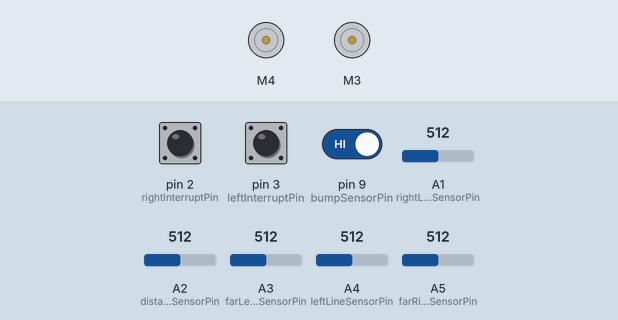
The sketch below on a simulated Arduino Uno, built with avr-gcc and run on an emulated ATmega328P. Shown: 2 × DC motor (green arrow = forward, orange = backward, longer = faster). The test bench sets the inputs (shaded band); at power-on: pin 9 (bumpSensorPin) HIGH, A1 (rightLineSensorPin) = 512, A3 (farLeftLineSensorPin) = 512, A4 (leftLineSensorPin) = 512, pin 2 (rightInterruptPin) HIGH, pin 3 (leftInterruptPin) HIGH, A2 (distanceSensorPin) = 512, A5 (farRightLineSensorPin) = 512. What the sketch prints to the serial monitor is not drawn.

Above: at 1.3 s.
1.4 s: pin 9 (bumpSensorPin) driven LOW
At 3.1 s:
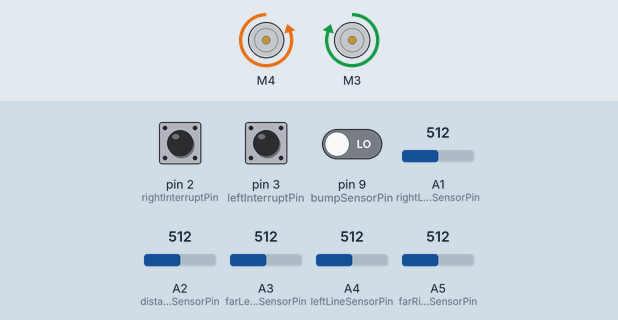
3.6 s: A1 (rightLineSensorPin) set to 312
6.6 s: A1 (rightLineSensorPin) set to 285
At 8.5 s:
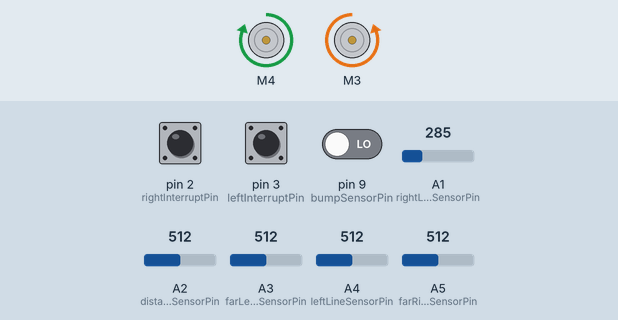
8.8 s: A3 (farLeftLineSensorPin) set to 315
10.3 s: A3 (farLeftLineSensorPin) set to 282
At 12.3 s:
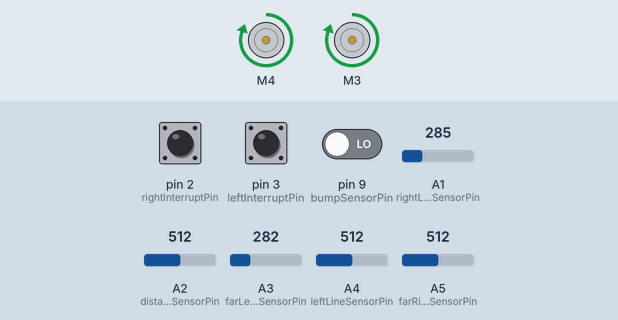
13.3 s: A4 (leftLineSensorPin) set to 308
16.3 s: A4 (leftLineSensorPin) set to 286
At 16.52 s:
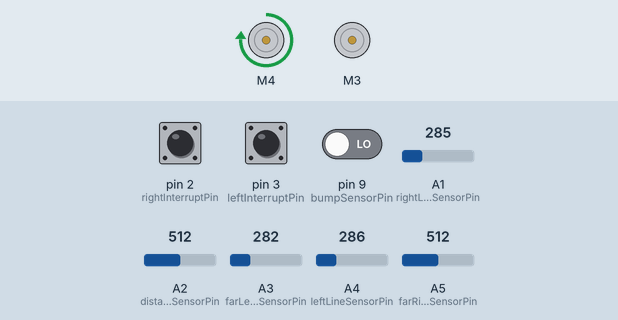
Timing chart, 0 to 19.3 s (numbered marks = the images above; inputs shaded):
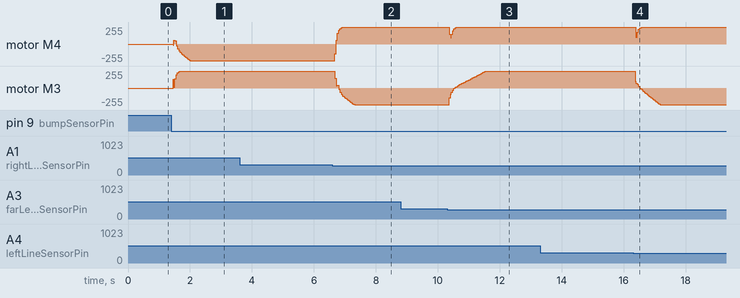

Measured:
- the behaviour switches between 300 and 299 on A1 (rightLineSensorPin) (found by bisection; images 1 and 2)
- the behaviour switches between 300 and 299 on A3 (farLeftLineSensorPin) (found by bisection; images 2 and 3)
- the behaviour switches between 300 and 299 on A4 (leftLineSensorPin) (found by bisection; images 3 and 4)
- after the input at 3.6 s, every drawn part: stays the same
- after the input at 6.6 s, motor M4: moves from backward 254/255 to forward 254/255 over 0.34 s, starting after 0.08 s
- after the input at 8.8 s, every drawn part: stays the same
- after the input at 10.3 s, motor M3: moves from backward 254/255 to forward 254/255 over 1.3 s, starting after 0.07 s
- after the input at 13.3 s, every drawn part: stays the same
- after the input at 16.3 s, motor M3: moves from forward 254/255 to backward 254/255 over 0.92 s, starting after 0.07 s

The sketch:

LineFollower.ino
```cpp
#include <AFMotor.h>
#include "RingBuffer.h"
#include "ControlLoop.h"
#include "LineSensor.h"
#include <cmath>
#include <cstdio>


// Pin assignments
const int rightInterruptPin = 2;
const int leftInterruptPin = 3;
const int potentiometerPin = A0;
const int rightLineSensorPin = A1;
const int leftLineSensorPin = A4;
const int farLeftLineSensorPin = A3;
const int farRightLineSensorPin = A5;
const int distanceSensorPin = A2;
const int bumpSensorPin = 9;

// Initialize motors
AF_DCMotor rightMotor(4, MOTOR34_1KHZ);
AF_DCMotor leftMotor(3, MOTOR34_1KHZ);

// Encoder variables
struct EncoderData
{
    EncoderData() { count = 0; filteredVelocity = 0.f; }
    void reset() { count = 0; filteredVelocity = 0.f; pulseTimes.clear(); }
    volatile long count;
    volatile RingBuffer<unsigned long, 6> pulseTimes;
    bool forward;
    float filteredVelocity;
    static const float filterConstant = 0.15f;
};
EncoderData rightData;
EncoderData leftData;
const unsigned long debounceMicros = 250;

// Physical parameters
const float wheelCircumference = 0.216f; // meters
const long pulsesPerRev = 6 * 3 * 3 * 5;
const float ticksPerSecond = 1000000.f;
const float wheelOffset = 0.092f; // meters

// Loop control
unsigned long lastMillis = 0;
unsigned int loopPeriodMs = 20;
const float dt = 0.020f; // Should be kept in sync with loopPeriodMs
unsigned int cycleCount = 0;
const unsigned int displayUpdateCycles = 10;

// PID data
float rightVelocityCommand = 0.f;
float leftVelocityCommand = 0.f;
ControlLoop rightVelocityLoop(dt);
ControlLoop leftVelocityLoop(dt);
float rightControlFilter = 0.f;
float leftControlFilter = 0.f;
const float controlFilterConstant = 0.3f;
float rightControlFilter2 = 0.f;
float leftControlFilter2 = 0.f;
const float controlFilterConstant2 = 0.1f;

// Line detection
LineSensor rightLineSensor(rightLineSensorPin);
LineSensor leftLineSensor(leftLineSensorPin);
LineSensor farLeftLineSensor(farLeftLineSensorPin);
LineSensor farRightLineSensor(farRightLineSensorPin);

// Bump detection
bool bumpSensorPressed = false;
bool bumpDetected = false;

// State machine
enum State
{
    state_wait,
    state_center,
    state_right,
    state_left,
    state_farRight,
    state_farLeft,
    state_rightCorner,
    state_leftCorner,
    state_turn,
};
State state = state_wait;
float rightRelativePositionBase = 0.f;
float leftRelativePositionBase = 0.f;
int tripCount = 0;
bool movingRight;
bool startRight;
int measuredDist;
bool fastMode = false;
bool lookingForBump = false;
bool lastCornerRight;

// Function prototypes
void rightPulse();
void leftPulse();
float getPosition(EncoderData& data);
void updateVelocity(EncoderData& data);
float getVelocity(EncoderData& data);
void updateVelocityLoop();
void updateLineDetection();
void driveStraight(float speed);
void driveAndTurn(float speed, float radius);
void turnInPlace(float angularVelocity);
void doStateAction(State st);
State stateTransition(State oldState);
float getRelativeDistance();
float getRelativeAngle();
void resetRelativeBase();
float feedForward(float velocity);


void setup()
{
    // Set up pins
    pinMode(rightInterruptPin, INPUT);
    pinMode(leftInterruptPin, INPUT);
    pinMode(bumpSensorPin, INPUT);
    digitalWrite(rightInterruptPin, HIGH);
    digitalWrite(leftInterruptPin, HIGH);
    digitalWrite(bumpSensorPin, HIGH);

    attachInterrupt(0, &rightPulse, RISING);
    attachInterrupt(1, &leftPulse, RISING);

    rightVelocityLoop.setTuning(400.f, 1500.f, 100.f);
    leftVelocityLoop.setTuning(400.f, 1500.f, 100.f);
    rightVelocityLoop.setOutputLimits(-255.f, 255.f);
    leftVelocityLoop.setOutputLimits(-255.f, 255.f);

    Serial.begin(9600);

    // Detect whether on the right or left side of the board
    unsigned long dist = 0ul;
    for (int i = 0; i < 100; ++i)
    {
        dist += analogRead(distanceSensorPin);
        delay(1);
    }

    measuredDist = dist / 100ul;
    movingRight = measuredDist < 150;
    startRight = !movingRight;
}


void loop()
{
    bool temp = !digitalRead(bumpSensorPin);
    bumpDetected = (!bumpSensorPressed && temp);
    bumpSensorPressed = temp;

    rightLineSensor.update();
    leftLineSensor.update();
    farRightLineSensor.update();
    farLeftLineSensor.update();

    doStateAction(state);
    state = stateTransition(state);

    updateVelocityLoop();

    // Update display
    if (cycleCount % displayUpdateCycles == 0)
    {
        Serial.print("?f");
        Serial.print("?x00?y0");

        if (state == state_wait)
        {
            if (movingRight)
                Serial.write("Starting left");
            else
                Serial.write("Starting right");
            Serial.print("?x00?y1");
            Serial.print(measuredDist);
        }
        else
        {
            Serial.print(leftLineSensor.lineFilter);
            Serial.print("?x08?y0");
            Serial.print(rightLineSensor.lineFilter);
            Serial.print("?x00?y1");
            Serial.print(farLeftLineSensor.lineFilter);
            Serial.print("?x08?y1");
            Serial.print(farRightLineSensor.lineFilter);
        }
    }

    // Limit loop speed to a consistent value to make timing and integration simpler
    while (millis() - lastMillis < loopPeriodMs);
    lastMillis = millis();
    ++cycleCount;
}


void rightPulse()
{
    unsigned long time = micros();

    if (time - rightData.pulseTimes[0] > debounceMicros)
    {
        // Update encoder data
        rightData.pulseTimes.push(time);
        if (rightData.forward)
            rightData.count++;
        else
            rightData.count--;
    }
}


void leftPulse()
{
    unsigned long time = micros();

    if (time - leftData.pulseTimes[0] > debounceMicros)
    {
        // Update encoder data
        leftData.pulseTimes.push(time);
        if (leftData.forward)
            leftData.count++;
        else
            leftData.count--;
    }
}


float getPosition(EncoderData& data)
{
    noInterrupts();
    long count = data.count;
    interrupts();
    return count * wheelCircumference / pulsesPerRev;
}


void updateVelocity(EncoderData& data)
{
    // Assume zero velocity before enough data is gathered to estimate
    if (data.pulseTimes.size() != data.pulseTimes.capacity())
        return;

    noInterrupts();
    unsigned long lastDiff = data.pulseTimes[0] - data.pulseTimes[4];
    unsigned long newDiff = micros() - data.pulseTimes[0];
    interrupts();

    /**
     * If the current pulse diff is taking much longer than the average of the previous diffs,
     * use it for the velocity calculation instead. This causes the velocity to go to zero
     * when the robot is stationary (no pulses are generated).
     */
    float velocity;
    if (newDiff > lastDiff / 4ul * 2ul)
        velocity = (data.forward ? 1.0f : -1.0f) * wheelCircumference / ((newDiff * pulsesPerRev) / ticksPerSecond);
    else
        velocity = (data.forward ? 1.0f : -1.0f) * wheelCircumference / (((lastDiff * pulsesPerRev) / 4ul) / ticksPerSecond);

    data.filteredVelocity = data.filteredVelocity * (1.f - EncoderData::filterConstant) +
                            velocity * EncoderData::filterConstant;
}


float getVelocity(EncoderData& data)
{
    // Assume zero velocity before enough data is gathered to estimate
    if (data.pulseTimes.size() != data.pulseTimes.capacity())
        return 0.f;

    return data.filteredVelocity;
}


void driveStraight(float speed)
{
    rightVelocityCommand = speed;
    leftVelocityCommand = speed;
}


void driveAndTurn(float speed, float radius)
{
    rightVelocityCommand = speed * (radius + wheelOffset) / radius;
    leftVelocityCommand = speed * (radius - wheelOffset) / radius;
}


void turnInPlace(float angularVelocity)
{
    rightVelocityCommand = wheelOffset * angularVelocity;
    leftVelocityCommand = -wheelOffset * angularVelocity;
}


void updateVelocityLoop()
{
    updateVelocity(rightData);
    updateVelocity(leftData);

    // Velocity control
    float rightControl = rightVelocityLoop.update(rightVelocityCommand - getVelocity(rightData), feedForward(rightVelocityCommand));
    float leftControl = leftVelocityLoop.update(leftVelocityCommand - getVelocity(leftData), feedForward(leftVelocityCommand));

    rightControlFilter = rightControlFilter * (1.f - controlFilterConstant) +
                         rightControl * controlFilterConstant;
    leftControlFilter = leftControlFilter * (1.f - controlFilterConstant) +
                        leftControl * controlFilterConstant;

    rightMotor.run((rightControlFilter > 0.f) ? FORWARD : BACKWARD);
    rightMotor.setSpeed( (int)fabs(rightControlFilter) );
    leftMotor.run((leftControlFilter > 0.f) ? FORWARD : BACKWARD);
    leftMotor.setSpeed( (int)fabs(leftControlFilter) );

    rightControlFilter2 = rightControlFilter2 * (1.f - controlFilterConstant2) +
                          rightControl * controlFilterConstant2;
    leftControlFilter2 = leftControlFilter2 * (1.f - controlFilterConstant2) +
                         leftControl * controlFilterConstant2;

    rightData.forward = rightControlFilter2 > 0.f;
    leftData.forward = leftControlFilter2 > 0.f;
}


void doStateAction(State st)
{
    float speed = fastMode ? 0.4f : 0.3f;
    float shallowRadius = fastMode ? 0.3f : 0.2f;
    float sharpRadius = fastMode ? 0.15f : 0.1f;

    switch (st)
    {
    case state_wait:
        driveStraight(0.f);
        break;
    case state_center:
        driveStraight(speed);
        break;
    case state_right:
        driveAndTurn(speed, shallowRadius);
        break;
    case state_left:
        driveAndTurn(speed, -shallowRadius);
        break;
    case state_farRight:
        driveAndTurn(speed, sharpRadius);
        break;
    case state_farLeft:
        driveAndTurn(speed, -sharpRadius);
        break;
    case state_rightCorner:
        driveAndTurn(speed, -0.05f);
        break;
    case state_leftCorner:
        driveAndTurn(speed, 0.05f);
        break;
    case state_turn:
        turnInPlace(3.f);
        break;
    }
}


State stateTransition(State oldState)
{
    State newState = oldState;

    switch (oldState)
    {
    case state_wait:
        if (bumpDetected)
        {
            newState = state_center;
            resetRelativeBase();
        }
        break;
    case state_center:
    case state_right:
    case state_left:
    case state_farRight:
    case state_farLeft:
    case state_leftCorner:
    case state_rightCorner:
        if (!lookingForBump && !fastMode && getRelativeDistance() > 0.9f)
        {
            fastMode = true;
            resetRelativeBase();
        }

        if (fastMode && getRelativeDistance() > 1.5f)
        {
            fastMode = false;
            lookingForBump = true;
            resetRelativeBase();
        }

        if (lookingForBump && bumpDetected)
        {
            newState = state_turn;
            resetRelativeBase();
        }
        else if (!fastMode && farRightLineSensor.detected() &&
                 rightLineSensor.detected() && oldState != state_leftCorner)
        {
            newState = state_rightCorner;
            lastCornerRight = true;
        }
        else if (!fastMode && farLeftLineSensor.detected() &&
                 leftLineSensor.detected() && oldState != state_rightCorner)
        {
            newState = state_leftCorner;
            lastCornerRight = false;
        }
        else if (rightLineSensor.detected() && leftLineSensor.detected())
            newState = state_center;
        else if (rightLineSensor.detected())
            newState = state_left;
        else if (leftLineSensor.detected())
            newState = state_right;
        else if (!fastMode)
            newState = lastCornerRight ? state_rightCorner : state_leftCorner;

        if (!rightLineSensor.detected() && !leftLineSensor.detected())
        {
            if (oldState == state_left)
                newState = state_farLeft;

            if (oldState == state_right)
                newState = state_farRight;
        }

        if (tripCount >= 2 && fastMode && getRelativeDistance() > 0.8f)
        {
            newState = state_wait;
        }

        break;
    case state_turn:
        if (fabs(getRelativeAngle()) > 160.f)
        {
            newState = state_center;
            resetRelativeBase();
            movingRight = !movingRight;
            ++tripCount;
            fastMode = false;
            lookingForBump = false;
        }
        break;
    }

    return newState;
}


float getRelativeDistance()
{
    return (getPosition(rightData) - rightRelativePositionBase +
            getPosition(leftData) - leftRelativePositionBase) * 0.5f ;
}


float getRelativeAngle()
{
    const float rad2deg = 57.2958f;
    return ((getPosition(rightData) - rightRelativePositionBase) -
            (getPosition(leftData) - leftRelativePositionBase)) / (2.f * wheelOffset) * rad2deg;
}


void resetRelativeBase()
{
    rightRelativePositionBase = getPosition(rightData);
    leftRelativePositionBase = getPosition(leftData);
}


float feedForward(float velocity)
{
    const float epsilon = 0.02f;
    if (fabs(velocity) < epsilon)
        return 0.f;

    return 54.45f * exp(3.237f * velocity);
}
```

ControlLoop.cpp
```cpp
#include "ControlLoop.h"


ControlLoop::ControlLoop(float dt) : dt(dt), kp(0.f), ki(0.f), kd(0.f), errorIntegral(0.f), outputMax(1.f), outputMin(-1.f)
{
    for (int i = 0; i < errorValues.capacity(); ++i)
        errorValues.push(0.f);
}


void ControlLoop::setTuning(float kp, float ki, float kd)
{
    this->kp = kp;
    this->kd = kd;
    this->ki = ki;
}


void ControlLoop::setOutputLimits(float min, float max)
{
    outputMin = min;
    outputMax = max;
}


float ControlLoop::update(float error, float feedForward)
{
    float tempErrorIntegral = errorIntegral + error * dt;

    errorValues.push(error);
    float errorDerivative = derivative(errorValues);

    float control = feedForward + kp * error + ki * tempErrorIntegral + kd * errorDerivative;

    // Don't integrate if the output is pinned at the limits
    if ( !(control > outputMax && error > 0.f) &&
         !(control < outputMin && error < 0.f) )
    {
        errorIntegral = tempErrorIntegral;
    }

	// Limit the integral to the amount needed to saturate the output
	if (errorIntegral * ki > outputMax)
		errorIntegral = outputMax / ki;
	if (errorIntegral * ki < outputMin)
		errorIntegral = outputMin / ki;

    return control > outputMax ? outputMax : (control < outputMin ? outputMin : control);
}


float ControlLoop::derivative(RingBuffer<float, 5>& x)
{
    // Uses a 4th order backward finite difference method the approximate the derivative of a set of data
    return ( 2.083333f * x[0] - 4.f * x[1] + 3.f * x[2] - 1.333333f * x[3] + 0.25f * x[4] ) / dt;
}
```

ControlLoop.h
```cpp
#ifndef CONTROLLOOP_H
#define CONTROLLOOP_H

#include "RingBuffer.h"


class ControlLoop
{
public:
    ControlLoop(float dt);
    void setTuning(float kp, float ki, float kd);
    void setOutputLimits(float min, float max);
    float update(float error, float feedForward = 0.f);

private:
    RingBuffer<float, 5> errorValues;
    float errorIntegral;
    const float dt;
    float kp;
    float ki;
    float kd;
	float outputMin;
	float outputMax;

    float derivative(RingBuffer<float, 5>& x);
};

#endif // CONTROLLOOP_H
```

LineSensor.cpp
```cpp
#include "LineSensor.h"
#include "Arduino.h"


LineSensor::LineSensor(int pin) : pin(pin), lineFilter(0.f), lineDetected(false)
{
	pinMode(pin, INPUT);
	digitalWrite(pin, HIGH);
}


void LineSensor::update()
{
	lineFilter = lineFilter * (1.f - lineFilterConstant) +
	             analogRead(pin) * lineFilterConstant;

	if (!lineDetected && lineFilter > lineRisingThreshold)
		lineDetected = true;

	if (lineDetected && lineFilter < lineFallingThreshold)
		lineDetected = false;
}
```

LineSensor.h
```cpp
#ifndef LINESENSOR_H
#define LINESENSOR_H

#include "RingBuffer.h"


class LineSensor
{
public:
    LineSensor(int pin);
	void update();
	bool detected() { return lineDetected; }

//private:
	static const float lineRisingThreshold = 400.f;
	static const float lineFallingThreshold = 300.f;
	static const float lineFilterConstant = 0.3f;

	int pin;
	float lineFilter;
	bool lineDetected;
};

#endif // LINESENSOR_H
```

RingBuffer.h
```cpp
#ifndef RINGBUFFER_H
#define RINGBUFFER_H


template <typename T, int Capacity>
class RingBuffer
{
public:
    RingBuffer()
    {
        headIndex = 0;
        size_ = 0;
    }
    volatile T& operator[](int index) volatile;
    T read(int index) const volatile;
    void write(T value, int index) volatile;
    void push(T value) volatile;
    T pop() volatile;
    int size() const volatile
    {
        return size_;
    }
    int capacity() const volatile
    {
        return Capacity;
    }
	void clear() volatile
	{
		size_ = 0;
	}

private:
    T data[Capacity];
    int headIndex;
    int size_;
    inline int getRealIndex(int index) const volatile
    {
        return ((headIndex - index) % Capacity + Capacity) % Capacity;
    }
};


/* read(int index)
 *
 * Returns the object stored at a given index.
 */
template <typename T, int Capacity>
inline T RingBuffer<T, Capacity>::read(int index) const volatile
{
    return data[getRealIndex(index)];
}


/* operator[int index]
 *
 * Returns a reference to the object stored at a given index.
 */
template <typename T, int Capacity>
inline volatile T& RingBuffer<T, Capacity>::operator[](int index) volatile
{
    return data[getRealIndex(index)];
}


/* write(T value, int index)
 *
 * Sets the value of the object stored at the given index.
 */
template <typename T, int Capacity>
inline void RingBuffer<T, Capacity>::write(T value, int index) volatile
{
    data[getRealIndex(index)] = value;
}


/* push(T value)
 *
 * Pushes the given value to the head of the buffer.
 * Moves the head forward.
 * Overwrites the oldest value when size == capacity.
 */
template <typename T, int Capacity>
inline void RingBuffer<T, Capacity>::push(T value) volatile
{
    ++headIndex %= Capacity;
    data[headIndex] = value;
    if (size_ < Capacity)
        ++size_;
}


/* pop()
 *
 * Pops the top value off of the buffer and returns it.
 * Moves the head backward.
 * Calling pop() when size == 0 results in undefined behavior.
 */
template <typename T, int Capacity>
inline T RingBuffer<T, Capacity>::pop() volatile
{
    int oldHead = headIndex;
    headIndex = (headIndex - 1 + Capacity) % Capacity;
    if (size > 0)
        --size_;
    return data[oldHead];
}


#endif // RINGBUFFER_H
```
